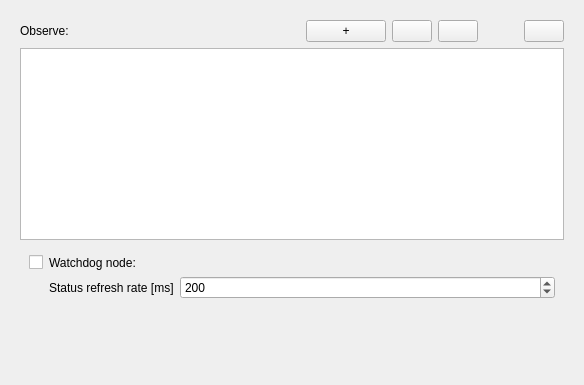
<?xml version="1.0" encoding="UTF-8"?>
<ui version="4.0">
 <class>qSlicerWatchdogModuleWidget</class>
 <widget class="qSlicerWidget" name="qSlicerWatchdogModuleWidget">
  <property name="geometry">
   <rect>
    <x>0</x>
    <y>0</y>
    <width>584</width>
    <height>385</height>
   </rect>
  </property>
  <property name="windowTitle">
   <string>Form</string>
  </property>
  <property name="autoFillBackground">
   <bool>true</bool>
  </property>
  <layout class="QVBoxLayout" name="verticalLayout">
   <item>
    <widget class="ctkCollapsibleButton" name="CTKCollapsibleButton" native="true">
     <property name="text" stdset="0">
      <string>Display</string>
     </property>
     <layout class="QVBoxLayout" name="verticalLayout_3">
      <item>
       <layout class="QGridLayout" name="gridLayout_1" columnstretch="0,0,0,0,0,0,0">
        <item row="1" column="0">
         <widget class="QLabel" name="label_3">
          <property name="sizePolicy">
           <sizepolicy hsizetype="Fixed" vsizetype="Preferred">
            <horstretch>0</horstretch>
            <verstretch>0</verstretch>
           </sizepolicy>
          </property>
          <property name="text">
           <string>Observe:</string>
          </property>
         </widget>
        </item>
        <item row="1" column="5">
         <spacer name="horizontalSpacer">
          <property name="orientation">
           <enum>Qt::Horizontal</enum>
          </property>
          <property name="sizeType">
           <enum>QSizePolicy::Minimum</enum>
          </property>
          <property name="sizeHint" stdset="0">
           <size>
            <width>40</width>
            <height>20</height>
           </size>
          </property>
         </spacer>
        </item>
        <item row="1" column="1">
         <widget class="qMRMLNodeComboBox" name="ToolComboBox" native="true">
          <property name="enabled">
           <bool>true</bool>
          </property>
          <property name="nodeTypes" stdset="0">
           <stringlist>
            <string>vtkMRMLTransformNode</string>
            <string>vtkMRMLVolumeNode</string>
           </stringlist>
          </property>
          <property name="noneEnabled" stdset="0">
           <bool>true</bool>
          </property>
          <property name="addEnabled" stdset="0">
           <bool>false</bool>
          </property>
          <property name="removeEnabled" stdset="0">
           <bool>false</bool>
          </property>
         </widget>
        </item>
        <item row="1" column="6">
         <widget class="QPushButton" name="DeleteToolButton">
          <property name="sizePolicy">
           <sizepolicy hsizetype="Fixed" vsizetype="Fixed">
            <horstretch>0</horstretch>
            <verstretch>0</verstretch>
           </sizepolicy>
          </property>
          <property name="text">
           <string/>
          </property>
         </widget>
        </item>
        <item row="1" column="2">
         <widget class="QPushButton" name="AddToolButton">
          <property name="sizePolicy">
           <sizepolicy hsizetype="Fixed" vsizetype="Fixed">
            <horstretch>0</horstretch>
            <verstretch>0</verstretch>
           </sizepolicy>
          </property>
          <property name="text">
           <string>+</string>
          </property>
         </widget>
        </item>
        <item row="1" column="3">
         <widget class="QPushButton" name="UpToolButton">
          <property name="sizePolicy">
           <sizepolicy hsizetype="Fixed" vsizetype="Fixed">
            <horstretch>0</horstretch>
            <verstretch>0</verstretch>
           </sizepolicy>
          </property>
          <property name="text">
           <string/>
          </property>
         </widget>
        </item>
        <item row="1" column="4">
         <widget class="QPushButton" name="DownToolButton">
          <property name="sizePolicy">
           <sizepolicy hsizetype="Fixed" vsizetype="Fixed">
            <horstretch>0</horstretch>
            <verstretch>0</verstretch>
           </sizepolicy>
          </property>
          <property name="text">
           <string/>
          </property>
         </widget>
        </item>
       </layout>
      </item>
      <item>
       <widget class="QTableWidget" name="ToolsTableWidget"/>
      </item>
      <item>
       <widget class="ctkCollapsibleButton" name="CollapsibleButton" native="true">
        <property name="text" stdset="0">
         <string>Advanced options</string>
        </property>
        <property name="checked" stdset="0">
         <bool>true</bool>
        </property>
        <property name="collapsed" stdset="0">
         <bool>false</bool>
        </property>
        <layout class="QVBoxLayout" name="verticalLayout_5">
         <item>
          <layout class="QGridLayout" name="gridLayout_2">
           <item row="1" column="1">
            <widget class="QLabel" name="label_4">
             <property name="sizePolicy">
              <sizepolicy hsizetype="Fixed" vsizetype="Preferred">
               <horstretch>0</horstretch>
               <verstretch>0</verstretch>
              </sizepolicy>
             </property>
             <property name="text">
              <string>Watchdog node: </string>
             </property>
            </widget>
           </item>
           <item row="1" column="2">
            <widget class="qMRMLNodeComboBox" name="ModuleNodeComboBox" native="true">
             <property name="enabled">
              <bool>true</bool>
             </property>
             <property name="nodeTypes" stdset="0">
              <stringlist>
               <string>vtkMRMLWatchdogNode</string>
              </stringlist>
             </property>
             <property name="renameEnabled" stdset="0">
              <bool>true</bool>
             </property>
             <property name="selectNodeUponCreation" stdset="0">
              <bool>false</bool>
             </property>
            </widget>
           </item>
           <item row="1" column="0">
            <widget class="QCheckBox" name="ToolBarVisibilityCheckBox">
             <property name="sizePolicy">
              <sizepolicy hsizetype="Fixed" vsizetype="Fixed">
               <horstretch>0</horstretch>
               <verstretch>0</verstretch>
              </sizepolicy>
             </property>
             <property name="toolTip">
              <string>Toggle fiducial list visibility.</string>
             </property>
             <property name="text">
              <string/>
             </property>
            </widget>
           </item>
           <item row="2" column="1">
            <widget class="QLabel" name="label">
             <property name="text">
              <string>Status refresh rate [ms]</string>
             </property>
            </widget>
           </item>
           <item row="2" column="2">
            <widget class="QSpinBox" name="StatusRefreshRateSpinBox">
             <property name="minimum">
              <number>25</number>
             </property>
             <property name="maximum">
              <number>2000</number>
             </property>
             <property name="singleStep">
              <number>25</number>
             </property>
             <property name="value">
              <number>200</number>
             </property>
            </widget>
           </item>
          </layout>
         </item>
        </layout>
       </widget>
      </item>
     </layout>
    </widget>
   </item>
   <item>
    <spacer name="verticalSpacer">
     <property name="orientation">
      <enum>Qt::Vertical</enum>
     </property>
     <property name="sizeHint" stdset="0">
      <size>
       <width>0</width>
       <height>0</height>
      </size>
     </property>
    </spacer>
   </item>
  </layout>
 </widget>
 <customwidgets>
  <customwidget>
   <class>qMRMLNodeComboBox</class>
   <extends>QWidget</extends>
   <header>qMRMLNodeComboBox.h</header>
   <container>1</container>
  </customwidget>
  <customwidget>
   <class>qSlicerWidget</class>
   <extends>QWidget</extends>
   <header>qSlicerWidget.h</header>
   <container>1</container>
  </customwidget>
  <customwidget>
   <class>ctkCollapsibleButton</class>
   <extends>QWidget</extends>
   <header>ctkCollapsibleButton.h</header>
   <container>1</container>
  </customwidget>
 </customwidgets>
 <resources/>
 <connections>
  <connection>
   <sender>qSlicerWatchdogModuleWidget</sender>
   <signal>mrmlSceneChanged(vtkMRMLScene*)</signal>
   <receiver>ModuleNodeComboBox</receiver>
   <slot>setMRMLScene(vtkMRMLScene*)</slot>
   <hints>
    <hint type="sourcelabel">
     <x>195</x>
     <y>3</y>
    </hint>
    <hint type="destinationlabel">
     <x>354</x>
     <y>279</y>
    </hint>
   </hints>
  </connection>
  <connection>
   <sender>qSlicerWatchdogModuleWidget</sender>
   <signal>mrmlSceneChanged(vtkMRMLScene*)</signal>
   <receiver>ToolComboBox</receiver>
   <slot>setMRMLScene(vtkMRMLScene*)</slot>
   <hints>
    <hint type="sourcelabel">
     <x>316</x>
     <y>3</y>
    </hint>
    <hint type="destinationlabel">
     <x>504</x>
     <y>51</y>
    </hint>
   </hints>
  </connection>
 </connections>
</ui>
